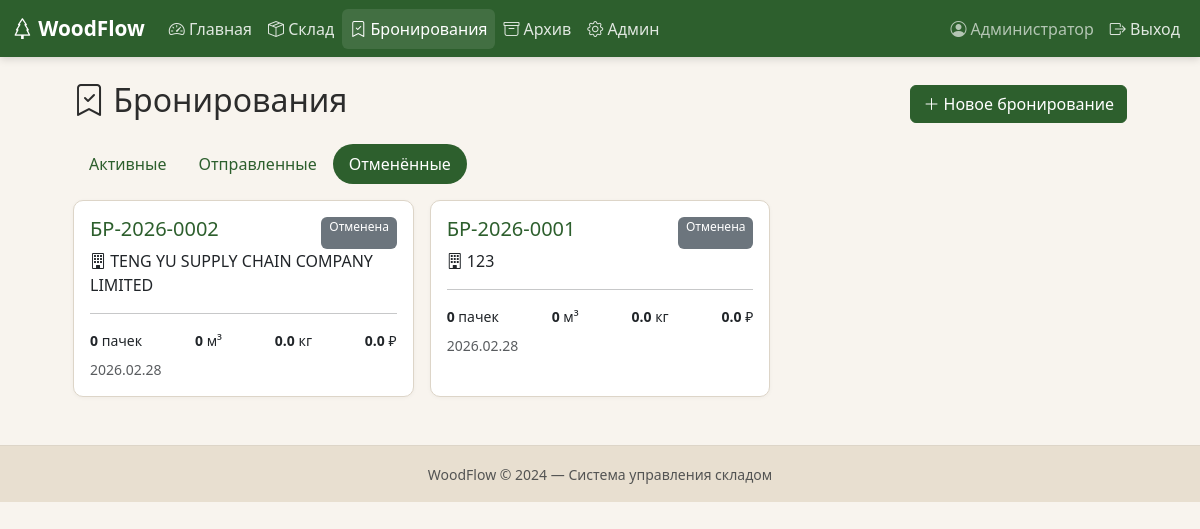
The app's page /bookings?status=отменена (signed in) with its own data.
### models.py (models this page shows, shortened)
class User(UserMixin, db.Model):
    __tablename__ = "users"
    id = db.Column(db.Integer, primary_key=True)
    username = db.Column(db.String(80), unique=True, nullable=False)
    password_hash = db.Column(db.String(256), nullable=False)
    full_name = db.Column(db.String(150), default="")
    is_admin = db.Column(db.Boolean, default=False)
    is_active_user = db.Column(db.Boolean, default=True)
    created_at = db.Column(db.DateTime, default=datetime.now(UTC))
    @property
    def is_active(self):
        return self.is_active_user

class Booking(db.Model):
    __tablename__ = "bookings"
    id = db.Column(db.Integer, primary_key=True)
    number = db.Column(db.String(50), unique=True, nullable=False)
    company_name = db.Column(db.String(150), default="")
    adres = db.Column(db.String(250), default="")
    status = db.Column(db.String(20), default="активная")      # активная / отправлена / отменена
    notes = db.Column(db.Text, default="")
    created_at = db.Column(db.DateTime, default=datetime.now(UTC))
    created_by = db.Column(db.Integer, db.ForeignKey("users.id"))
    price_per_m3 = db.Column(db.Float, default=0)  # руб
    contract = db.Column(db.String(50), default="")
    packs = db.relationship("WoodPack", backref="booking", lazy=True)
    shipment = db.relationship("Shipment", backref="booking", uselist=False)
    @property
    def total_volume_fact_for_pok(self):
        return round(sum(p.volume_fact_for_pok for p in self.packs), 4)
    @property
    def total_volume_nominal_for_tam(self):
        return round(sum(p.volume_nominal_for_tam for p in self.packs), 4)
    @property
    def total_weight_nominal_for_tam(self):
        return self.total_volume_nominal_for_tam * pl
    @property
    def total_price(self):
        return round(self.total_volume_nominal_for_tam * self.price_per_m3 , 2)
    @property
    def pack_count(self):
        return len(self.packs)

### app.py (the view)
@app.route("/bookings")
@login_required
def bookings():
    status_filter = request.args.get("status", "активная")
    q = Booking.query
    if status_filter:
        q = q.filter(Booking.status == status_filter)
    booking_list = q.order_by(Booking.created_at.desc()).all()
    return render_template(
        "bookings.html", bookings=booking_list, status_filter=status_filter
    )

### app.py (called while the page is built)
@login_manager.user_loader
def load_user(user_id):
    return db.session.get(User, int(user_id))

### templates/bookings.html (shortened to what this page needs)
{% extends "base.html" %}
{% block content %}
<div class="row justify-content-center">
<div class="col-lg-11">
    <div class="d-flex justify-content-between align-items-center mb-3">
        <h2><i class="bi bi-bookmark-check"></i> Бронирования</h2>
        <a href="{{ url_for('create_booking') }}" class="btn btn-wf-green">
            <i class="bi bi-plus-lg"></i> Новое бронирование
        </a>
    </div>
    <ul class="nav nav-pills mb-3">
        <li class="nav-item">
            <a class="nav-link {{ 'active' if status_filter == 'активная' }}"
               href="?status=активная">Активные</a>
        </li>
        <li class="nav-item">
            <a class="nav-link {{ 'active' if status_filter == 'отправлена' }}"
               href="?status=отправлена">Отправленные</a>
        </li>
        <li class="nav-item">
            <a class="nav-link {{ 'active' if status_filter == 'отменена' }}"
               href="?status=отменена">Отменённые</a>
        </li>
    </ul>
    <div class="row g-3">
        {% for b in bookings %}
        <div class="col-md-6 col-xl-4">
            <div class="card wf-card h-100 cursor-pointer"
                 onclick="location.href='{{ url_for('booking_detail', booking_id=b.id) }}'">
                <div class="card-body">
                    <div class="d-flex justify-content-between">
                        <h5 class="card-title text-wf-green">{{ b.number }}</h5>
                        {% if b.status == 'активная' %}
                        <span class="badge bg-success">Активная</span>
                        {% elif b.status == 'отправлена' %}
                        <span class="badge bg-info">Отправлена</span>
                        {% else %}
                        <span class="badge bg-secondary">Отменена</span>
                        {% endif %}
                    </div>
                    <p class="mb-1">
                        <i class="bi bi-building"></i>
                        {{ b.company_name or '—' }}
                    </p>
                    <hr>
                    <div class="d-flex justify-content-between small">
                        <span><b>{{ b.pack_count }}</b> пачек</span>
                        <span><b>{{ b.total_volume_fact_for_pok | round(3)}}</b> м³</span>
                        <span><b>{{ b.total_weight_nominal_for_tam | round(3)}}</b> кг</span>
                        <span>
                            <b>{{ b.total_price | round(2) }}</b> ₽
                        </span>
                    </div>
                    <div class="text-muted small mt-2">
                        {{ b.created_at.strftime('%Y.%m.%d') }}
                    </div>
                </div>
            </div>
        </div>
        {% else %}
        <div class="col-12 text-center text-muted py-5">
            <p>Нет бронирований</p>
        </div>
        {% endfor %}
    </div>
</div>
</div>
{% endblock %}

### templates/base.html (shortened to what this page needs)
<!DOCTYPE html>
<html lang="ru">
<head>
    <link href="https://cdn.jsdelivr.net/npm/bootstrap@5.3.2/dist/css/bootstrap.min.css" rel="stylesheet">
    <link href="https://cdn.jsdelivr.net/npm/bootstrap-icons@1.11.1/font/bootstrap-icons.css" rel="stylesheet">
    <link href="{{ url_for('static', filename='css/style.css') }}" rel="stylesheet">
</head>
<body>
{% if current_user.is_authenticated %}
<nav class="navbar navbar-expand-lg navbar-dark wf-navbar">
    <div class="container-fluid">
        <a class="navbar-brand fw-bold" href="{{ url_for('dashboard') }}">
            <i class="bi bi-tree"></i> WoodFlow
        </a>
        <div class="collapse navbar-collapse" id="navMain">
            <ul class="navbar-nav me-auto">
                <li class="nav-item">
                    <a class="nav-link {% if request.endpoint == 'dashboard' %}active{% endif %}"
                       href="{{ url_for('dashboard') }}">
                        <i class="bi bi-speedometer2"></i> Главная
                    </a>
                </li>
                <li class="nav-item">
                    <a class="nav-link {% if 'stock' in request.endpoint|default('') %}active{% endif %}"
                       href="{{ url_for('stock') }}">
                        <i class="bi bi-box-seam"></i> Склад
                    </a>
                </li>
                <li class="nav-item">
                    <a class="nav-link {% if 'booking' in request.endpoint|default('') %}active{% endif %}"
                       href="{{ url_for('bookings') }}">
                        <i class="bi bi-bookmark-check"></i> Бронирования
                    </a>
                </li>
                <li class="nav-item">
                    <a class="nav-link {% if 'archive' in request.endpoint|default('') or 'shipment' in request.endpoint|default('') %}active{% endif %}"
                       href="{{ url_for('archive') }}">
                        <i class="bi bi-archive"></i> Архив
                    </a>
                </li>
                {% if current_user.is_admin %}
                <li class="nav-item">
                    <a class="nav-link {% if 'admin' in request.endpoint|default('') %}active{% endif %}"
                       href="{{ url_for('admin_users') }}">
                        <i class="bi bi-gear"></i> Админ
                    </a>
                </li>
                {% endif %}
            </ul>
            <ul class="navbar-nav">
                <li class="nav-item">
                    <span class="nav-link text-light opacity-75">
                        <i class="bi bi-person-circle"></i>
                        {{ current_user.full_name or current_user.username }}
                    </span>
                </li>
                <li class="nav-item">
                    <a class="nav-link" href="{{ url_for('logout') }}">
                        <i class="bi bi-box-arrow-right"></i> Выход
                    </a>
                </li>
            </ul>
        </div>
    </div>
</nav>
{% endif %}
<main class="container-fluid py-4 px-3 px-lg-4">
    {% block content %}{% endblock %}
</main>
<footer class="wf-footer text-center py-3 mt-4">
    <small class="text-muted">WoodFlow © {{ now().year if now is defined else "2024" }} — Система управления складом</small>
</footer>
</body>
</html>

### static/css/style.css (style rules this page uses)
:root { --wf-green: #2D5F2D; --wf-green-hover: #1E4D1E; --wf-green-light: #5B8C5A; --wf-beige: #F8F4EE; --wf-beige-dark: #E8DFD0; --wf-border: #DDD5C8; --wf-text: #2C2C2C; }
body { background-color: var(--wf-beige); color: var(--wf-text); font-family: 'Segoe UI', system-ui, -apple-system, sans-serif; }
.wf-navbar { background-color: var(--wf-green) !important; box-shadow: 0 2px 8px rgba(0,0,0,0.15); }
.wf-navbar .nav-link { color: rgba(255,255,255,0.85) !important; transition: color 0.2s; }
.wf-navbar .nav-link:hover, .wf-navbar .nav-link.active { color: #fff !important; background-color: rgba(255,255,255,0.1); border-radius: 6px; }
.wf-navbar .navbar-brand { color: #fff !important; font-size: 1.3rem; }
.wf-card { background: #fff; border: 1px solid var(--wf-border); border-radius: 10px; box-shadow: 0 1px 4px rgba(0,0,0,0.04); }
.btn-wf-green { background-color: var(--wf-green); border-color: var(--wf-green); color: #fff; }
.text-wf-green { color: var(--wf-green) !important; }
.nav-pills .nav-link { color: var(--wf-green); border-radius: 20px; }
.nav-pills .nav-link.active { background-color: var(--wf-green); }
.cursor-pointer { cursor: pointer; }
.wf-footer { background-color: var(--wf-beige-dark); border-top: 1px solid var(--wf-border); }
.badge { font-weight: 500; }

### records on screen
User: full_name "Администратор"
Booking: number "БР-2026-0002", status "Отменена", company_name "TENG YU SUPPLY CHAIN COMPANY LIMITED", pack_count "0", total_volume_fact_for_pok "0", total_weight_nominal_for_tam "0.0", total_price "0.0", created_at "2026.02.28"
Booking: number "БР-2026-0001", status "Отменена", company_name "123", pack_count "0", total_volume_fact_for_pok "0", total_weight_nominal_for_tam "0.0", total_price "0.0", created_at "2026.02.28"
